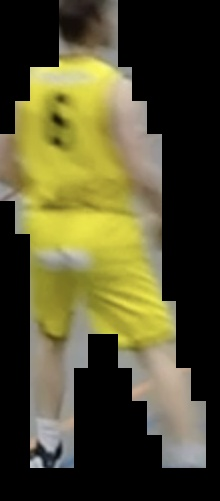
#> input picture color-detection/images/team_a_1.jpg, 220 x 501 px
$ python color.py images/team_a_1.jpg   (older library calls are emulated)
#> lines starting #> are read from the running program, lines starting #| are printed output that depends on the picture; after the words box and inside, x2 and y2 are one past the last pixel; in counts of white or black regions, pixels touching at a corner belong together
### color-detection/preProcess.py
import cv2
import numpy as np
from scipy import ndimage as ndi
from skimage import morphology, filters

class PreProcessImage:

    def __init__(self, image_path):

#> called with image_path = 'images/team_a_1.jpg'
        self.image = cv2.imread(image_path)
#> self.image is the input picture: shape (501, 220, 3); mean B, G, R 46.2, 78.9, 82.5


    def resize(self):

        self.resized_img = cv2.resize(self.image, (200,200))
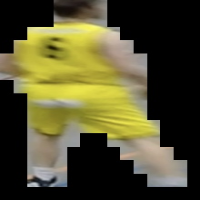
#> self.resized_img: shape (200, 200, 3); mean B, G, R 46.2, 78.8, 82.5
        # self.resized_img = self.image
        return self.resized_img

    def segmentation(self):

        # BGR --> GRAY
        image = cv2.cvtColor(self.resized_img,
                             cv2.COLOR_BGR2GRAY)
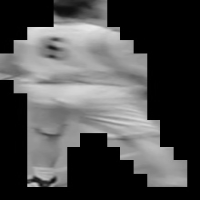
#> image: shape (200, 200); min 0, max 235, mean 76.2

        # Negation
        neg_img = 255-image
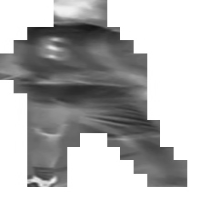
#> neg_img: shape (200, 200); min 20, max 255, mean 178.8
        im = neg_img.astype('int32')

        # Sobel Operator
        sobel = filters.sobel(im)
        blurred = filters.gaussian(sobel, sigma=1.0)
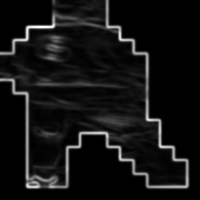
#> blurred: shape (200, 200) float64; min 0, max 4.84e-08, mean 3.58e-09; drawn with min black and max white

        # masking of image using watershed tranformation
        light_spots = np.array((image > 150).nonzero()).T
#> light_spots = 11355 pairs, first value 19 to 186, second value 0 to 186
        dark_spots = np.array((image < 5).nonzero()).T
#> dark_spots = 19813 pairs, first value 0 to 199, second value 0 to 199
        bool_mask = np.zeros(image.shape, dtype=np.bool)
        bool_mask[tuple(light_spots.T)] = True
        bool_mask[tuple(dark_spots.T)] = True
        seed_mask, num_seeds = ndi.label(bool_mask)

        ws = morphology.watershed(blurred, seed_mask)
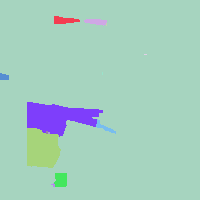
#> ws: shape (200, 200) int32; 14 distinct labels, from 1 to 14; one colour per label, 0 black
        background = max(set(ws.ravel()),
                         key=lambda g: np.sum(ws == g))
#> background = 1
        background_mask = (ws == background)
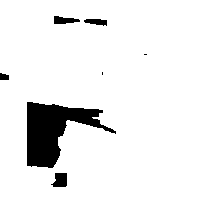
#> background_mask: shape (200, 200) bool; 91.9% white; 7 black regions (2 under 20 px), largest, box (x1, y1, x2, y2) and area: (27, 102, 116, 168) 2757, (51, 173, 67, 187) 176, (54, 16, 80, 24) 143, (84, 19, 107, 26) 113, (0, 73, 9, 80) 53
        self.resized_img[background_mask] = 0
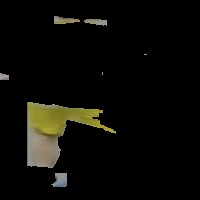
#> self.resized_img: shape (200, 200, 3); mean B, G, R 6.8, 11, 11.5
        self.img = cv2.cvtColor(self.resized_img,
                                cv2.COLOR_BGR2RGB)
        cv2.imwrite('sobel.jpg', self.img)
        return self.img

    # [11 lines left out: function removebg, not called in this run]

### color-detection/pycolor.py
# -*- coding: utf-8 -*-
import random
import numpy as np
import cv2
import numpy.ma as ma
from sklearn.cluster import KMeans, SpectralClustering
from colormap import rgb2hex
from multiprocessing import Pool, cpu_count
import matplotlib.pyplot as plt
import ntpath

random.seed(0)

'__author__' == "sharmaparth17@gmail.com"
'__author2__' == "sja@devoxx.com"

class ColorDetect:

    def __init__(self, img, fileName):

        self.img = img
        self.fileName = fileName

    def best_Clust(self, img, clusters):
#> (the run stopped early here; a loop or call above may not have finished)

$ run again, on color-detection/images/team_b_1.jpg
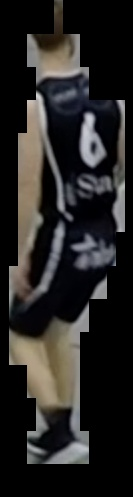
#> input picture color-detection/images/team_b_1.jpg, 133 x 497 px
#> in __init__, self.image is the input picture: shape (497, 133, 3); mean B, G, R 36.1, 37.4, 39
#> light_spots = 1533 pairs, first value 26 to 185, second value 14 to 186
#> dark_spots = 22505 pairs, first value 0 to 199, second value 0 to 199
#> in segmentation, `ws = morphology.watershed(blurred, seed_mask)`:
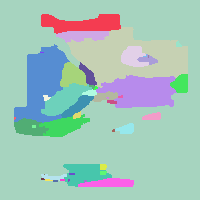
#> ws: shape (200, 200) int32; 46 distinct labels, from 1 to 46; one colour per label, 0 black
#> background = 1
#> background_mask: shape (200, 200) bool; 62.3% white; 4 black regions, box (x1, y1, x2, y2) and area: (14, 14, 188, 137) 13514, (41, 164, 134, 187) 1313, (112, 123, 134, 134) 151, (142, 112, 161, 120) 115
#> in segmentation, `self.resized_img[background_mask] = 0`:
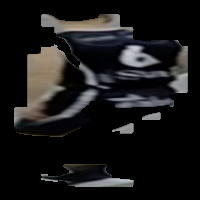
#> self.resized_img: shape (200, 200, 3); mean B, G, R 24.5, 24.3, 25.1

$ run again, on color-detection/images/team_b_2.jpg
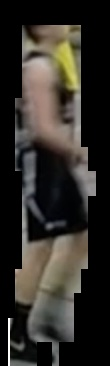
#> input picture color-detection/images/team_b_2.jpg, 110 x 366 px
#> in __init__, self.image is the input picture: shape (366, 110, 3); mean B, G, R 39.9, 45.3, 48.6
#> light_spots = 1211 pairs, first value 14 to 199, second value 15 to 146
#> dark_spots = 19319 pairs, first value 0 to 199, second value 0 to 199
#> ws: shape (200, 200) int32; 35 distinct labels, from 1 to 35
#> background = 1
#> background_mask: shape (200, 200) bool; 47.2% white; 1 white region, box (x1, y1, x2, y2) and area: (0, 0, 200, 200) 18875
#> in segmentation, `self.resized_img[background_mask] = 0`:
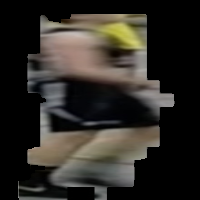
#> self.resized_img: shape (200, 200, 3); mean B, G, R 38.6, 43.9, 47.1
